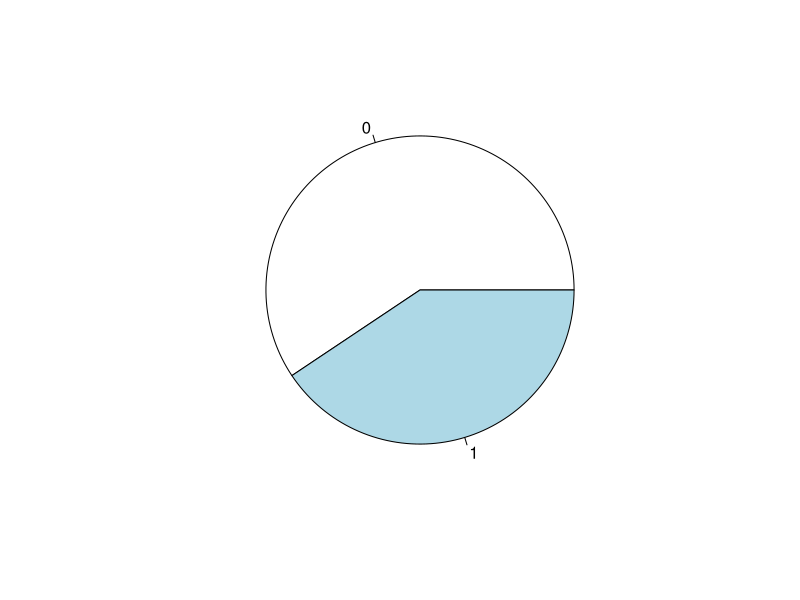
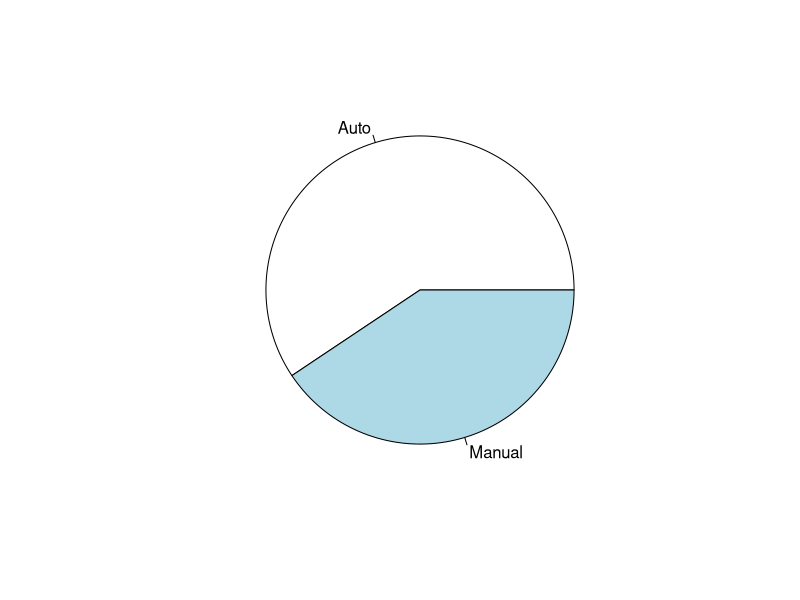
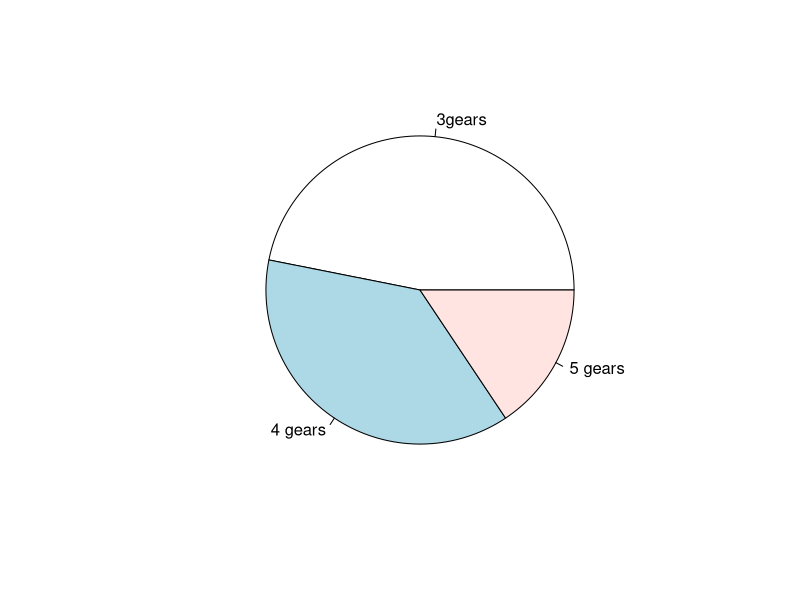
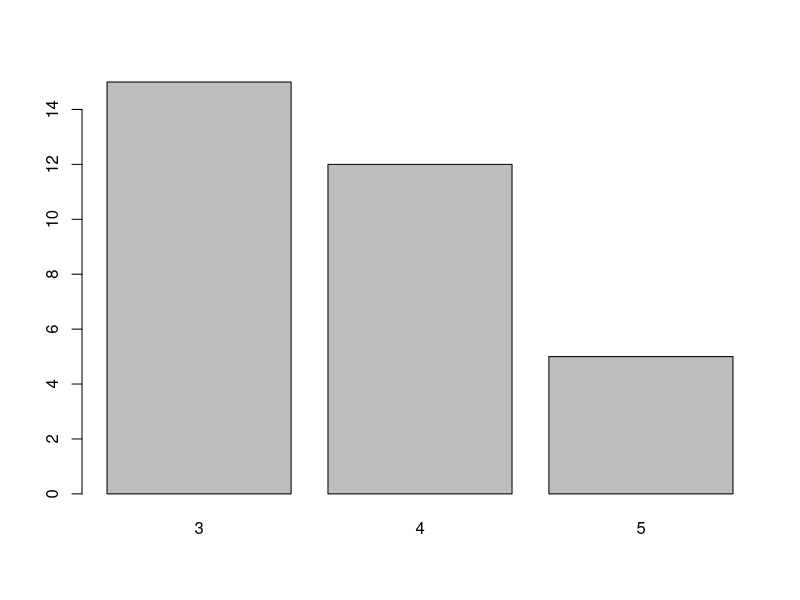
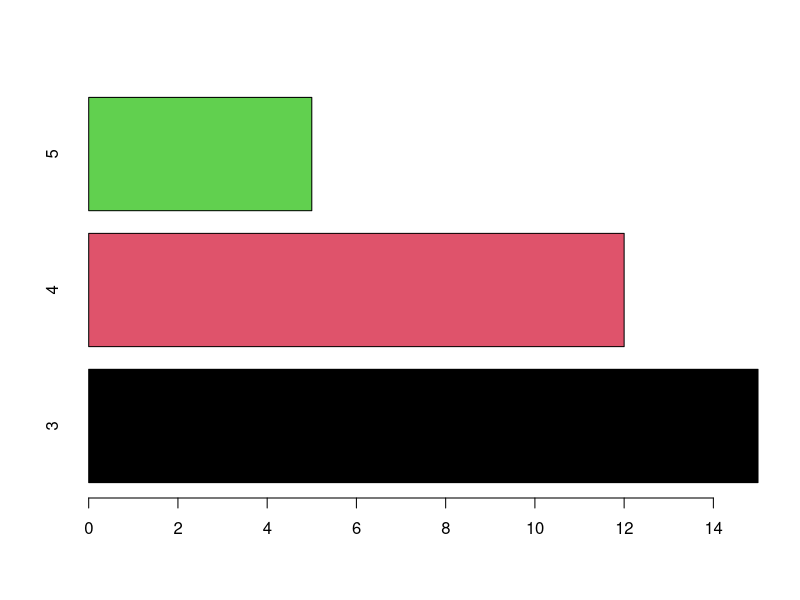
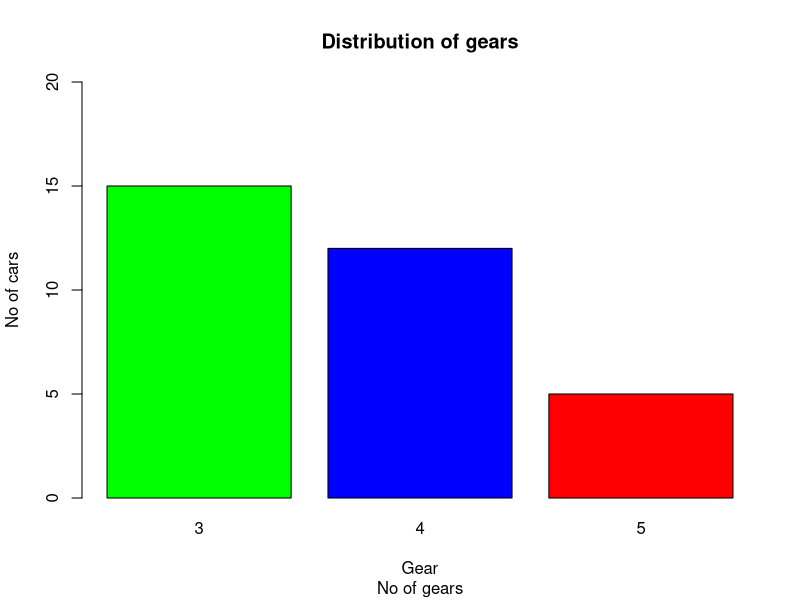

Write the R code that produced these figures, in order.
#analysis of dataset mtcars using dplyr

library(dplyr)
?mtcars
#structure of datset
str(mtcars)
dim(mtcars)
names(mtcars) ; colnames(mtcars)  #colnames
rownames(mtcars)   #rownames
summary(mtcars)

#summary activities on mtcars
t1=table(mtcars$am)    #0:auto 1:manual
pie(t1)
pie(t1, labels=c('Auto' , 'Manual'))
table(mtcars$gear)
(t1=table(mtcars$gear))
pie(t1, labels=c('3gears' , '4 gears', '5 gears'))
t2=table(mtcars$wt)
barplot(t1)
barplot(t1, col=1:3, horiz=T)
barplot(t1, col=c('green','blue','red'), xlab='Gear', ylab='No of cars', ylim=c(0,20))
title(main='Distribution of gears', sub='No of gears')

mtcars %>% select(mpg,gear) %>% slice(c(1:5,10))
mtcars %>% arrange(mpg)
mtcars %>% group_by(mpg)
mtcars %>% arrange(mpg,am) %>% select(am,mpg)
mtcars %>% mutate(rn=rownames(mtcars)) %>% select(rn,mpg)
mtcars %>% slice(c(1,5,7))
mtcars %>% sample_n(3)
mtcars %>% sample_frac(.2)
mtcars %>% select(sample(x=c(1:11),size=2))
sample(c(1:12), size=3)
mtcars %>% mutate(newmpg=mpg*1.1)
mtcars %>% group_by(am) %>% summarise(mean(mpg))
mtcars %>% group_by(am) %>% summarise(LeastHP = min(hp), Maxwt=max(wt))
?add_col
